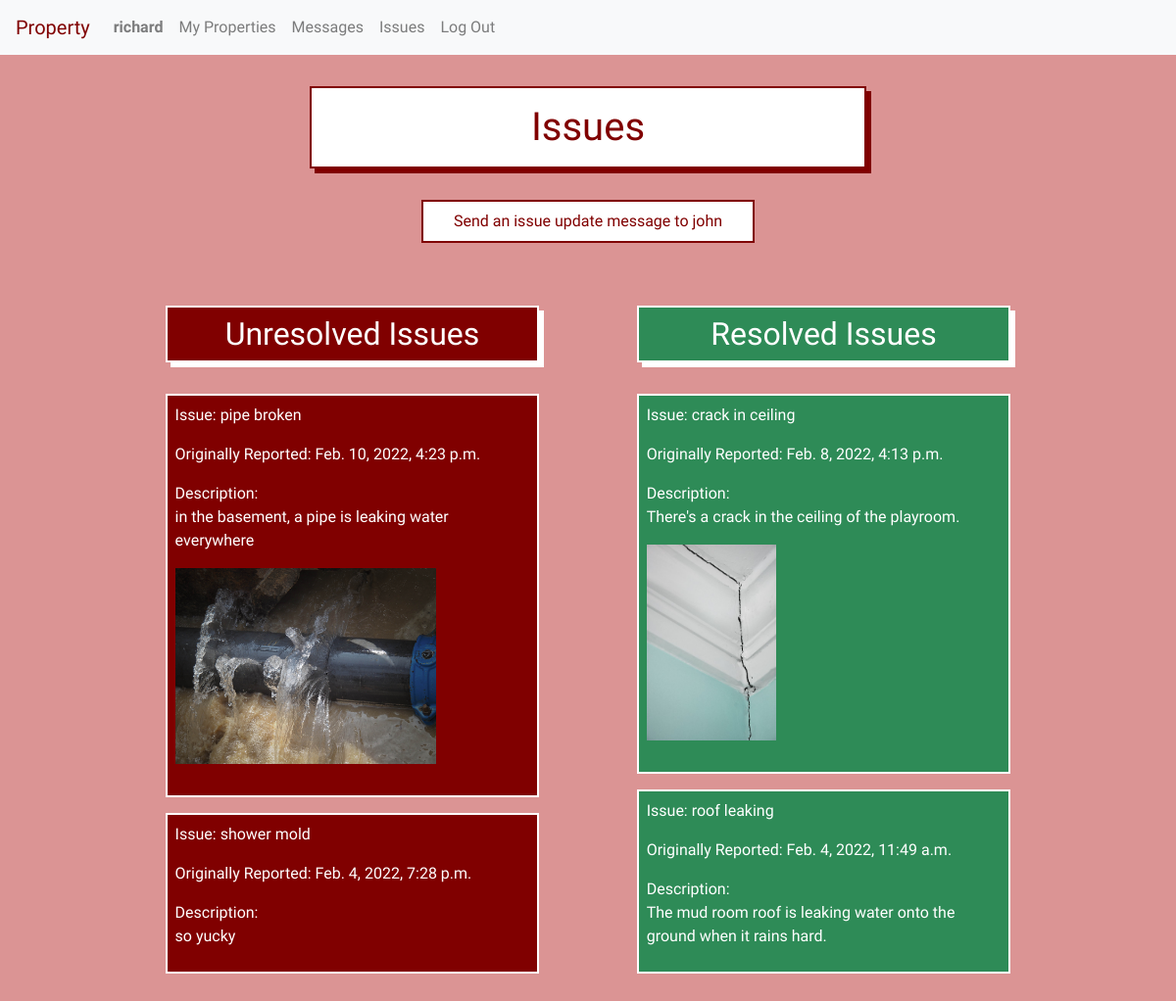
The page /unit_issues/3 (signed in) on the database as committed earlier.
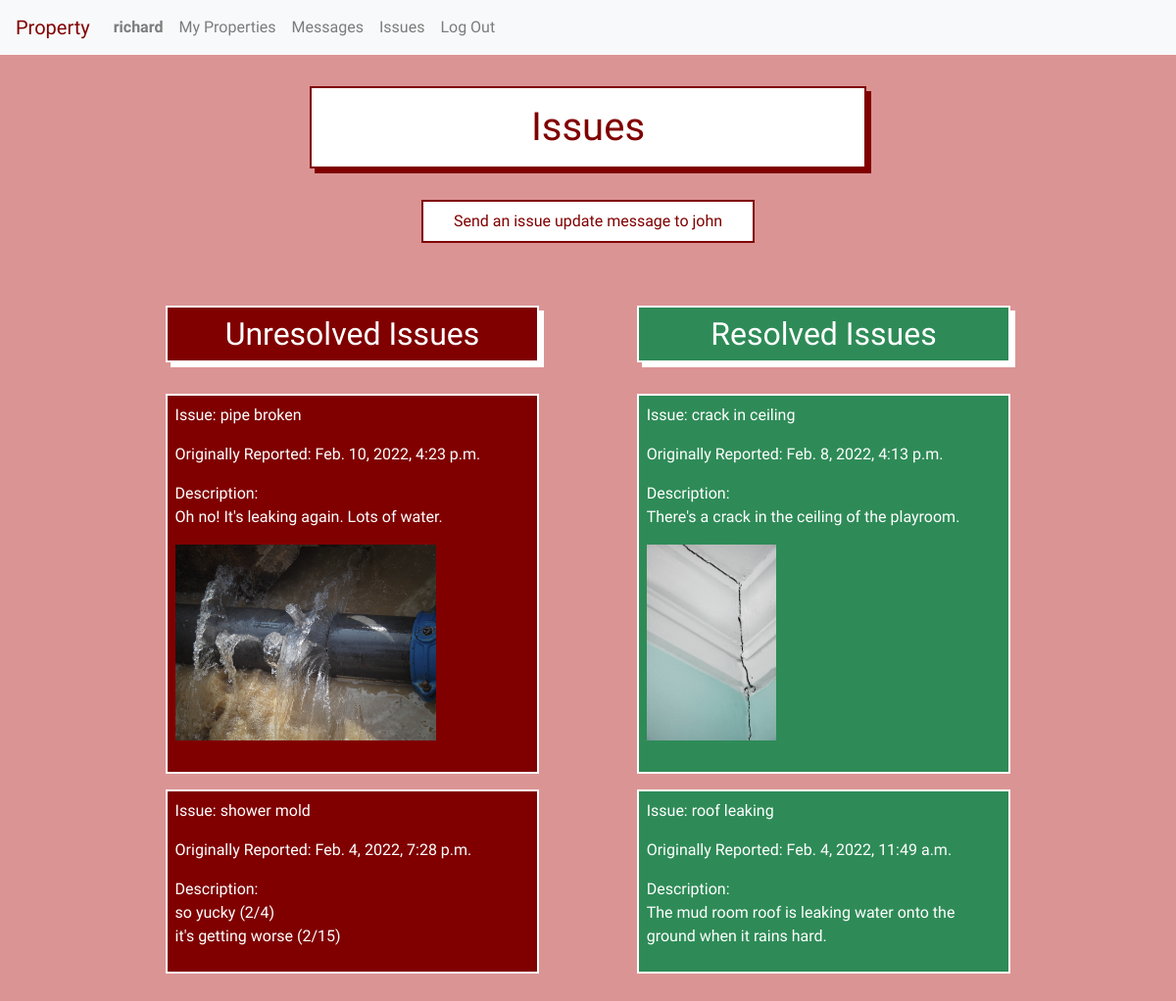
The same page on the database as committed later.
### property/models.py (models this page shows, shortened)
class User(AbstractUser):
    tenant = models.BooleanField(default=True)
    manager = models.BooleanField(default=False)
    profile_picture = models.ImageField(blank=True, null=True, upload_to='profile_images/')

class Unit(models.Model):
    manager = models.ForeignKey(User, on_delete=models.CASCADE, related_name="managers")
    tenant = models.ForeignKey(User, on_delete=models.CASCADE, related_name="tenants", blank=True, null=True)
    address = models.CharField(max_length=200)
    image = models.ImageField(blank=True, upload_to='unit_images/')
    lease = models.FileField(blank=True, upload_to='leases/')

class Issue(models.Model):
    unit_id = models.ForeignKey(Unit, on_delete=models.CASCADE, related_name="issues")
    image = models.ImageField(blank=True, upload_to='issue_images/')
    title = models.CharField(max_length=50)
    description = models.TextField(max_length=1000, null=False, blank=False)
    time_created = models.DateTimeField(default=timezone.now)
    resolved = models.BooleanField(default=False)

### property/views.py (the view)
# urls.py: path("unit_issues/<int:unit_id>", views.unit_issues, name="unit_issues"),
@login_required
def unit_issues(request, unit_id):
    if request.method == "GET":
        unit = Unit.objects.get(id=unit_id)
        resolved_issues = Issue.objects.filter(unit_id=unit.id).filter(resolved=True).order_by('-time_created')
        unresolved_issues = Issue.objects.filter(unit_id=unit.id).filter(resolved=False).order_by('-time_created')
        return render(request, 'property/unit_issues.html', {
            "resolved_issues": resolved_issues,
            "unresolved_issues": unresolved_issues,
            "unit": unit
        })
    else:
        return render(request, 'property/error.html')

### property/templates/property/unit_issues.html (shortened to what this page needs)
{% extends "property/layout.html" %}
{% block body %}
<h1>Issues</h1>
{% if user.is_authenticated %}
    {% if user == unit.manager or user == unit.tenant %}
    {% if user.manager %}
        <button onclick="show_send_message_form_block()" class="show_send_a_message_form">Send an issue update message to {{unit.tenant}}</button><br>
    {% endif %}
        <div class="inline-child">
            <h2 id="unresolved_header">Unresolved Issues</h2>
            <div class="unresolved-issues">
            {% for issue in unresolved_issues %}
                <div class="unresolved-item">
                    <p>Issue: {{issue.title}}</p>
                    <p>Originally Reported: {{issue.time_created}}</p>
                    <div id="original_issue_description_{{issue.id}}">
                        <p id="current_issue_description_{{issue.id}}">Description:<br>{{issue.description|linebreaksbr}}</p>
                    </div>
                    {% if issue.image %}
                    <div class="issue_image">
                        <img src="{{ issue.image.url }}" alt="{{ issue.title }}" height=200>
                        <br><br>
                    </div>
                    {% endif %}
                </div>
            {% endfor %}
            </div>
        </div>
        <div class="inline-child">
            <h2 id="resolved_header">Resolved Issues</h2>
            <div class="resolved-issues">
            {% for issue in resolved_issues %}
                <div class="resolved-item">
                    <p>Issue: {{issue.title}}</p>
                    <p>Originally Reported: {{issue.time_created}}</p>
                    <p>Description:<br>{{issue.description|linebreaksbr}}</p>
                    {% if issue.image %}
                    <div class="issue_image">
                        <img src="{{ issue.image.url }}" alt="{{ issue.title }}" height=200>
                        <br><br>
                    </div>
                    {% endif %}
                </div>
            {% endfor %}
            </div>
        </div>
    {% else %}
    <br><br>You don't have permission to view this page.
    {% endif %}
{% else %}
<br><br>You don't have permission to view this page.
{% endif %}
{% endblock %}

### property/templates/property/layout.html (shortened to what this page needs)
{% load static %}
<!DOCTYPE html>
<html lang="en">
    <head>
        <link rel="stylesheet" href="https://stackpath.bootstrapcdn.com/bootstrap/4.3.1/css/bootstrap.min.css">
        <link href="{% static 'property/styles.css' %}" rel="stylesheet">
    </head>
    <body>
        {% if user.is_authenticated %}
        <nav class="navbar sticky-top navbar-expand-lg navbar-light bg-light">
            <a id="property" class="navbar-brand" href="{% url 'index' %}">Property</a>
            <div class="collapse navbar-collapse" id="navbarTogglerDemo02">
              <ul class="navbar-nav mr-auto mt-2 mt-lg-0">
                <li class="nav-item">
                    <a class="nav-link" href="{% url 'profile' %}"><strong>{{ user.username }}</strong></a>
                </li>
                {% if user.manager %}
                <li class="nav-item">
                    <a class="nav-link" href="{% url 'index' %}">My Properties</a>
                </li>
                {% endif %}
                <li class="nav-item">
                    <a class="nav-link" href="{% url 'messages' %}">Messages</a>
                </li>
                <li class="nav-item">
                    <a class="nav-link" href="{% url 'issues' %}">Issues</a>
                </li>
                <li class="nav-item">
                    <a class="nav-link" href="{% url 'logout' %}">Log Out</a>
                </li>
              </ul>
            </div>
          </nav>
        {% endif %}
        <div class="body">
        {% block body %}
        {% endblock %}
        </div>
    </body>
</html>

### property/static/property/styles.css (style rules this page uses)
:root { --blue: rgb(60, 108, 196); --lightblue: rgb(127, 167, 241); }
body { background-color: rgb(219, 148, 148); color: maroon; font-family: 'Yusei Magic', sans-serif; }
#property { color: maroon; }
a { text-decoration: none !important; }
.body { padding: 2rem; text-align: center; }
h1 { padding: 1rem; margin-bottom: 1rem; margin: auto; text-align: center; border: maroon solid 2px; background-color: white; color: maroon; display: block; box-shadow: 5px 5px; width: 50%; min-width: 350px; }
.issue_image > img { max-width: 30vw; max-height: 400px; }
.inline-child { display: inline-block; width: 42%; min-width: 250px; vertical-align: top; margin-top: 1rem; }
.show_send_a_message_form, .show_report_an_issue_form, .add-property-link { padding: 0.5rem; margin: auto; width: 30%; min-width: 200px; margin-bottom: 2rem; margin-top: 2rem; text-align: center; border: maroon solid 2px; background-color: white; color: maroon; }
h2 { padding: 0.5rem; margin: auto; width: 80%; min-width: 250px; margin-bottom: 2rem; margin-top: 1rem; text-align: center; border: white solid 2px; color: white; box-shadow: white 5px 5px; }
#unresolved_header { background-color:maroon; }
#resolved_header { background-color: seagreen; }
.unresolved-item { padding: .5rem; margin: auto; width: 80%; min-width: 250px; margin-bottom: 1rem; text-align: left; border: white solid 2px; background-color:maroon; color: white; display: block; }
.resolved-item { padding: .5rem; margin: auto; width: 80%; min-width: 250px; margin-bottom: 1rem; text-align: left; border: white solid 2px; background-color: seagreen; color: white; display: block; }

Rows that differ between the two databases and show on the page:
changed Issue "pipe broken": description "in the basement, a pipe is leaking water everywhere" → "Oh no! It's leaking again. Lots of water."
changed Issue "shower mold": description "so yucky" → "so yucky (2/4) it's getting worse (2/15)"
